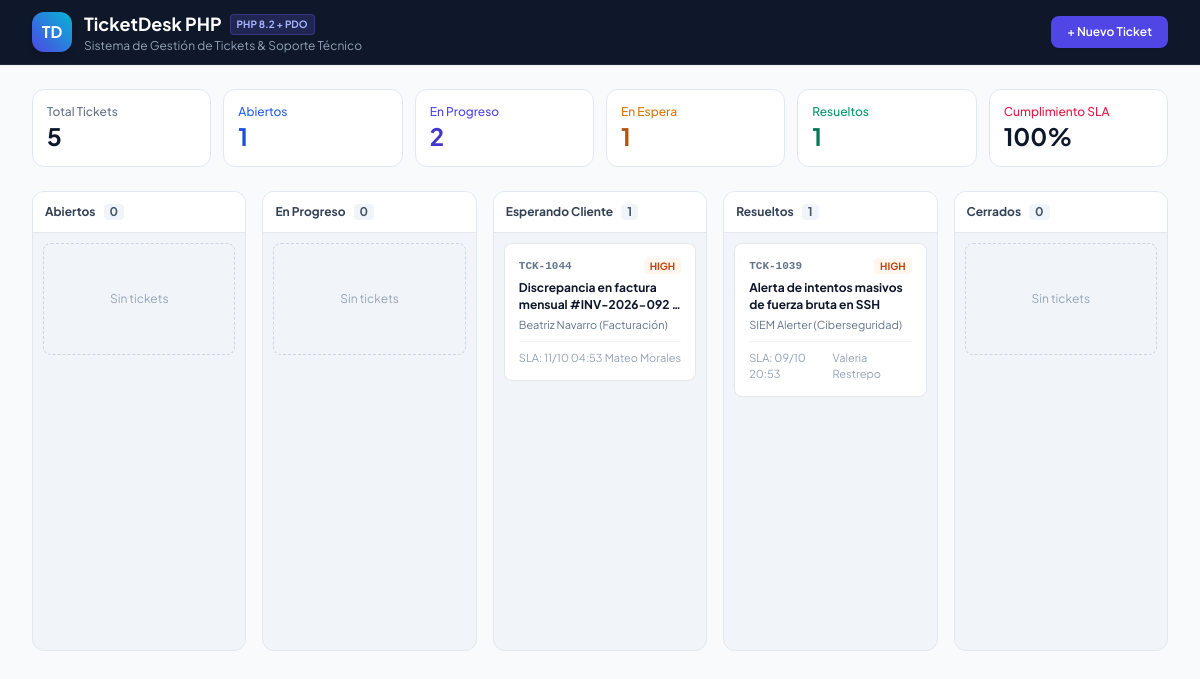
/index.php?priority=high, run on the app's committed database.
### tables this page shows
CREATE TABLE IF NOT EXISTS `tickets` (
    `id` VARCHAR(20) PRIMARY KEY,  
    `title` VARCHAR(255) NOT NULL,
    `description` TEXT NOT NULL,
    `status` ENUM('open', 'in_progress', 'waiting_client', 'resolved', 'closed') DEFAULT 'open',
    `priority` ENUM('low', 'medium', 'high', 'urgent') DEFAULT 'medium',
    `category` VARCHAR(50) NOT NULL DEFAULT 'software',
    `department` VARCHAR(60) NOT NULL DEFAULT 'Soporte TI',
    `requester_name` VARCHAR(100) NOT NULL,
    `requester_email` VARCHAR(120) NOT NULL,
    `requester_company` VARCHAR(120) DEFAULT NULL,
    `requester_phone` VARCHAR(40) DEFAULT NULL,
    `assignee_id` INT DEFAULT NULL,
    `sla_due_at` DATETIME NOT NULL,
    `first_response_due_at` DATETIME DEFAULT NULL,
    `time_spent_minutes` INT DEFAULT 0,
    `tags` VARCHAR(255) DEFAULT '',
    `created_at` TIMESTAMP DEFAULT CURRENT_TIMESTAMP,
    `updated_at` TIMESTAMP DEFAULT CURRENT_TIMESTAMP ON UPDATE CURRENT_TIMESTAMP,
    INDEX `idx_status` (`status`),
    INDEX `idx_priority` (`priority`),
    INDEX `idx_department` (`department`),
    INDEX `idx_sla` (`sla_due_at`),
    CONSTRAINT `fk_tickets_assignee` FOREIGN KEY (`assignee_id`) REFERENCES `agents` (`id`) ON DELETE SET NULL
);

CREATE TABLE IF NOT EXISTS `agents` (
    `id` INT AUTO_INCREMENT PRIMARY KEY,
    `name` VARCHAR(100) NOT NULL,
    `email` VARCHAR(120) NOT NULL UNIQUE,
    `avatar` VARCHAR(255) DEFAULT NULL,
    `role` VARCHAR(80) NOT NULL DEFAULT 'Técnico de Soporte',
    `department` VARCHAR(60) NOT NULL DEFAULT 'Soporte TI',
    `status` ENUM('available', 'busy', 'away') DEFAULT 'available',
    `created_at` TIMESTAMP DEFAULT CURRENT_TIMESTAMP
);

### config/database.php (called while the page is built)
<?php
class Database {
    private static ?PDO $instance = null;
    private static string $host = '127.0.0.1';
    private static string $port = '3306';
    private static string $dbName = 'ticketdesk_db';
    private static string $user = 'root';
    private static string $pass = '';
    public static function getConnection(): PDO {
        if (self::$instance === null) {
            $host = getenv('DB_HOST') ?: self::$host;
            $port = getenv('DB_PORT') ?: self::$port;
            $dbName = getenv('DB_NAME') ?: self::$dbName;
            $user = getenv('DB_USER') ?: self::$user;
            $pass = getenv('DB_PASS') !== false ? getenv('DB_PASS') : self::$pass;
            $dsn = "mysql:host={$host};port={$port};dbname={$dbName};charset=utf8mb4";
            try {
                self::$instance = new PDO($dsn, $user, $pass, [
                    PDO::ATTR_ERRMODE => PDO::ERRMODE_EXCEPTION,
                    PDO::ATTR_DEFAULT_FETCH_MODE => PDO::FETCH_ASSOC,
                    PDO::ATTR_EMULATE_PREPARES => false,
                ]);
            } catch (PDOException $e) {
                http_response_code(500);
                header('Content-Type: application/json; charset=utf-8');
                echo json_encode([
                    'success' => false,
                    'error' => 'Error de conexión a base de datos: ' . $e->getMessage()
                ], JSON_UNESCAPED_UNICODE);
                exit;
            }
        }
        return self::$instance;
    }
}

### models/Ticket.php (called while the page is built, shortened)
<?php
require_once __DIR__ . '/../config/database.php';
class Ticket {
    private PDO $db;
    public function __construct() {
        $this->db = Database::getConnection();
    }
    public function getAll(array $filters = []): array {
        $sql = "SELECT t.*, a.name as assignee_name, a.avatar as assignee_avatar, a.role as assignee_role
                FROM tickets t
                LEFT JOIN agents a ON t.assignee_id = a.id
                WHERE 1=1";
        $params = [];
        if (!empty($filters['priority']) && $filters['priority'] !== 'all') {
            $sql .= " AND t.priority = :priority";
            $params[':priority'] = $filters['priority'];
        }
        $sortBy = $filters['sortBy'] ?? 'newest';
        switch ($sortBy) {
            case 'newest':
            default:
                $sql .= " ORDER BY t.created_at DESC";
                break;
        }
        $stmt = $this->db->prepare($sql);
        $stmt->execute($params);
        return $stmt->fetchAll();
    }
    public function getStats(): array {
        $total = (int)$this->db->query("SELECT COUNT(*) FROM tickets")->fetchColumn();
        $open = (int)$this->db->query("SELECT COUNT(*) FROM tickets WHERE status = 'open'")->fetchColumn();
        $inProgress = (int)$this->db->query("SELECT COUNT(*) FROM tickets WHERE status = 'in_progress'")->fetchColumn();
        $waitingClient = (int)$this->db->query("SELECT COUNT(*) FROM tickets WHERE status = 'waiting_client'")->fetchColumn();
        $resolved = (int)$this->db->query("SELECT COUNT(*) FROM tickets WHERE status = 'resolved'")->fetchColumn();
        $closed = (int)$this->db->query("SELECT COUNT(*) FROM tickets WHERE status = 'closed'")->fetchColumn();
        $urgent = (int)$this->db->query("SELECT COUNT(*) FROM tickets WHERE priority = 'urgent' AND status NOT IN ('resolved', 'closed')")->fetchColumn();
        $slaBreached = (int)$this->db->query("SELECT COUNT(*) FROM tickets WHERE status NOT IN ('resolved', 'closed') AND sla_due_at < NOW()")->fetchColumn();
        $slaComplianceRate = $total > 0 ? round((($total - $slaBreached) / $total) * 100) : 100;
        return [
            'total' => $total,
            'open' => $open,
            'inProgress' => $inProgress,
            'waitingClient' => $waitingClient,
            'resolved' => $resolved,
            'closed' => $closed,
            'urgent' => $urgent,
            'slaBreached' => $slaBreached,
            'slaComplianceRate' => $slaComplianceRate,
            'mttrHours' => 3.8,
        ];
    }
}

### index.php (the view, shortened to what this page needs)
<?php
require_once __DIR__ . '/models/Ticket.php';
$ticketModel = new Ticket();
$filterStatus = $_GET['status'] ?? 'all';
$filterPriority = $_GET['priority'] ?? 'all';
$filterSearch = $_GET['search'] ?? '';
$tickets = $ticketModel->getAll([
    'status' => $filterStatus,
    'priority' => $filterPriority,
    'search' => $filterSearch,
]);
$stats = $ticketModel->getStats();
$kanbanColumns = [
    'open' => ['title' => 'Abiertos', 'color' => 'blue', 'tickets' => []],
    'in_progress' => ['title' => 'En Progreso', 'color' => 'indigo', 'tickets' => []],
    'waiting_client' => ['title' => 'Esperando Cliente', 'color' => 'amber', 'tickets' => []],
    'resolved' => ['title' => 'Resueltos', 'color' => 'emerald', 'tickets' => []],
    'closed' => ['title' => 'Cerrados', 'color' => 'slate', 'tickets' => []],
];
foreach ($tickets as $t) {
    if (isset($kanbanColumns[$t['status']])) {
        $kanbanColumns[$t['status']]['tickets'][] = $t;
    }
}
?>
<!DOCTYPE html>
<html lang="es" class="h-full bg-slate-50">
<head>
    <script src="https://cdn.tailwindcss.com"></script>
</head>
<body class="min-h-full flex flex-col text-slate-800">
    <header class="bg-slate-900 text-white sticky top-0 z-30 border-b border-slate-800 shadow-sm">
        <div class="max-w-7xl mx-auto px-4 sm:px-6 lg:px-8">
            <div class="flex items-center justify-between h-16">
                <div class="flex items-center gap-3">
                    <div class="w-10 h-10 rounded-xl bg-gradient-to-tr from-indigo-600 to-cyan-500 flex items-center justify-center font-bold text-white shadow-md">
                        TD
                    </div>
                    <div>
                        <div class="flex items-center gap-2">
                            <span class="font-bold text-lg text-white">TicketDesk PHP</span>
                            <span class="text-[10px] uppercase font-bold px-1.5 py-0.5 rounded bg-indigo-500/20 text-indigo-300 border border-indigo-500/30">PHP 8.2 + PDO</span>
                        </div>
                        <p class="text-xs text-slate-400">Sistema de Gestión de Tickets & Soporte Técnico</p>
                    </div>
                </div>
                <div class="flex items-center gap-3">
                    <button onclick="document.getElementById('modal-new-ticket').classList.remove('hidden')" class="px-4 py-2 bg-indigo-600 hover:bg-indigo-500 text-white text-xs font-semibold rounded-lg shadow-sm transition-all flex items-center gap-1.5 cursor-pointer">
                        <span>+ Nuevo Ticket</span>
                    </button>
                </div>
            </div>
        </div>
    </header>
    <main class="flex-1 max-w-7xl w-full mx-auto px-4 sm:px-6 lg:px-8 py-6 space-y-6">
        <div class="grid grid-cols-2 sm:grid-cols-3 lg:grid-cols-6 gap-3">
            <div class="bg-white p-3.5 rounded-xl border border-slate-200 shadow-xs">
                <span class="text-xs text-slate-500 font-medium block">Total Tickets</span>
                <span class="text-2xl font-bold text-slate-900"><?= $stats['total'] ?></span>
            </div>
            <div class="bg-white p-3.5 rounded-xl border border-slate-200 shadow-xs">
                <span class="text-xs text-blue-600 font-medium block">Abiertos</span>
                <span class="text-2xl font-bold text-blue-700"><?= $stats['open'] ?></span>
            </div>
            <div class="bg-white p-3.5 rounded-xl border border-slate-200 shadow-xs">
                <span class="text-xs text-indigo-600 font-medium block">En Progreso</span>
                <span class="text-2xl font-bold text-indigo-700"><?= $stats['inProgress'] ?></span>
            </div>
            <div class="bg-white p-3.5 rounded-xl border border-slate-200 shadow-xs">
                <span class="text-xs text-amber-600 font-medium block">En Espera</span>
                <span class="text-2xl font-bold text-amber-700"><?= $stats['waitingClient'] ?></span>
            </div>
            <div class="bg-white p-3.5 rounded-xl border border-slate-200 shadow-xs">
                <span class="text-xs text-emerald-600 font-medium block">Resueltos</span>
                <span class="text-2xl font-bold text-emerald-700"><?= $stats['resolved'] + $stats['closed'] ?></span>
            </div>
            <div class="bg-white p-3.5 rounded-xl border border-slate-200 shadow-xs">
                <span class="text-xs text-rose-600 font-medium block">Cumplimiento SLA</span>
                <span class="text-2xl font-bold text-slate-900"><?= $stats['slaComplianceRate'] ?>%</span>
            </div>
        </div>
        <div class="grid grid-cols-1 md:grid-cols-2 lg:grid-cols-5 gap-4 items-start pb-8">
            <?php foreach ($kanbanColumns as $colKey => $col): ?>
                <div class="bg-slate-100 rounded-xl border border-slate-200 shadow-2xs min-h-[460px] overflow-hidden flex flex-col">
                    <div class="p-3 border-b bg-white flex items-center justify-between text-xs font-bold text-slate-700">
                        <div class="flex items-center gap-2">
                            <span><?= $col['title'] ?></span>
                            <span class="px-1.5 py-0.2 bg-slate-100 rounded text-slate-600"><?= count($col['tickets']) ?></span>
                        </div>
                    </div>
                    <div class="p-2.5 space-y-2.5 flex-1 overflow-y-auto">
                        <?php if (empty($col['tickets'])): ?>
                            <div class="h-28 flex items-center justify-center text-slate-400 text-xs border border-dashed border-slate-300 rounded-lg">
                                Sin tickets
                            </div>
                        <?php else: ?>
                            <?php foreach ($col['tickets'] as $ticket): ?>
                                <div class="bg-white p-3.5 rounded-lg border border-slate-200 shadow-2xs hover:border-indigo-400 transition-all text-xs">
                                    <div class="flex items-center justify-between mb-1.5">
                                        <span class="font-mono font-bold text-slate-500 text-[11px]"><?= htmlspecialchars($ticket['id']) ?></span>
                                        <span class="px-1.5 py-0.2 rounded text-[10px] font-bold uppercase
                                            <?= $ticket['priority'] === 'urgent' ? 'bg-rose-50 text-rose-700' : ($ticket['priority'] === 'high' ? 'bg-orange-50 text-orange-700' : 'bg-slate-100 text-slate-700') ?>">
                                            <?= htmlspecialchars($ticket['priority']) ?>
                                        </span>
                                    </div>
                                    <h4 class="font-bold text-slate-900 mb-1 leading-snug line-clamp-2">
                                        <?= htmlspecialchars($ticket['title']) ?>
                                    </h4>
                                    <p class="text-[11px] text-slate-500 mb-2 truncate">
                                        <?= htmlspecialchars($ticket['requester_name']) ?> (<?= htmlspecialchars($ticket['department']) ?>)
                                    </p>
                                    <div class="pt-2 border-t border-slate-100 flex items-center justify-between text-[11px] text-slate-400">
                                        <span>SLA: <?= date('d/m H:i', strtotime($ticket['sla_due_at'])) ?></span>
                                        <span><?= !empty($ticket['assignee_name']) ? htmlspecialchars($ticket['assignee_name']) : 'Sin asignar' ?></span>
                                    </div>
                                </div>
                            <?php endforeach; ?>
                        <?php endif; ?>
                    </div>
                </div>
            <?php endforeach; ?>
        </div>
    </main>
</body>
</html>

### index.php (style rules this page uses)
body { font-family: 'Plus Jakarta Sans', sans-serif; }
.font-mono { font-family: 'JetBrains Mono', monospace; }

### data on the page
tickets: id "TCK-1044", priority "HIGH", title "Discrepancia en factura mensual #INV-2026-092…", requester_name "Beatriz Navarro", department "Facturación", sla_due_at "11/10 04:53", assignee.name "Mateo Morales"
tickets: id "TCK-1039", priority "HIGH", title "Alerta de intentos masivos de fuerza bruta en SSH", requester_name "SIEM Alerter", department "Ciberseguridad", sla_due_at "09/10 20:53", assignee.name "Valeria Restrepo"

### other printed values
$stats['total'] "5"
$stats['open'] "1"
$stats['inProgress'] "2"
$stats['waitingClient'] "1"
$stats['resolved'] + $stats['closed'] "1"
$stats['slaComplianceRate'] "100"
$col['title'] "Abiertos"
count($col['tickets']) "0"
$col['title'] "En Progreso"
$col['title'] "Esperando Cliente"
count($col['tickets']) "1"
$col['title'] "Resueltos"
$col['title'] "Cerrados"
